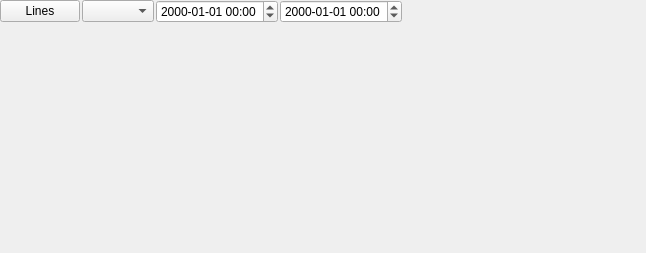
<?xml version="1.0" encoding="UTF-8"?>
<ui version="4.0">
 <class>TimeSeriesView</class>
 <widget class="QWidget" name="TimeSeriesView">
  <property name="geometry">
   <rect>
    <x>0</x>
    <y>0</y>
    <width>646</width>
    <height>253</height>
   </rect>
  </property>
  <property name="windowTitle">
   <string>Time Series</string>
  </property>
  <layout class="QVBoxLayout" name="verticalLayout">
   <property name="spacing">
    <number>2</number>
   </property>
   <property name="margin">
    <number>0</number>
   </property>
   <item>
    <layout class="QHBoxLayout" name="horizontalLayout">
     <item>
      <widget class="QPushButton" name="buttonLinesMenu">
       <property name="text">
        <string>Lines</string>
       </property>
      </widget>
     </item>
     <item>
      <widget class="QComboBox" name="comboWhatToPlot"/>
     </item>
     <item>
      <widget class="MiDateTimeEdit" name="timeFrom">
       <property name="currentSection">
        <enum>QDateTimeEdit::YearSection</enum>
       </property>
       <property name="displayFormat">
        <string>yyyy-MM-dd hh:mm</string>
       </property>
      </widget>
     </item>
     <item>
      <widget class="MiDateTimeEdit" name="timeTo">
       <property name="currentSection">
        <enum>QDateTimeEdit::YearSection</enum>
       </property>
       <property name="displayFormat">
        <string>yyyy-MM-dd hh:mm</string>
       </property>
      </widget>
     </item>
     <item>
      <spacer name="horizontalSpacer">
       <property name="orientation">
        <enum>Qt::Horizontal</enum>
       </property>
       <property name="sizeHint" stdset="0">
        <size>
         <width>40</width>
         <height>20</height>
        </size>
       </property>
      </spacer>
     </item>
    </layout>
   </item>
   <item>
    <widget class="TSglwidget" name="plot" native="true">
     <property name="sizePolicy">
      <sizepolicy hsizetype="Expanding" vsizetype="Expanding">
       <horstretch>0</horstretch>
       <verstretch>0</verstretch>
      </sizepolicy>
     </property>
     <property name="minimumSize">
      <size>
       <width>300</width>
       <height>200</height>
      </size>
     </property>
    </widget>
   </item>
  </layout>
 </widget>
 <customwidgets>
  <customwidget>
   <class>MiDateTimeEdit</class>
   <extends>QDateTimeEdit</extends>
   <header>util/MiDateTimeEdit.hh</header>
  </customwidget>
  <customwidget>
   <class>TSglwidget</class>
   <extends>QWidget</extends>
   <header>qtimeseries/TSglwidget.h</header>
   <container>1</container>
  </customwidget>
 </customwidgets>
 <resources/>
 <connections>
  <connection>
   <sender>timeFrom</sender>
   <signal>dateTimeChanged(QDateTime)</signal>
   <receiver>TimeSeriesView</receiver>
   <slot>onDateFromChanged(QDateTime)</slot>
   <hints>
    <hint type="sourcelabel">
     <x>319</x>
     <y>19</y>
    </hint>
    <hint type="destinationlabel">
     <x>465</x>
     <y>4</y>
    </hint>
   </hints>
  </connection>
  <connection>
   <sender>timeTo</sender>
   <signal>dateTimeChanged(QDateTime)</signal>
   <receiver>TimeSeriesView</receiver>
   <slot>onDateToChanged(QDateTime)</slot>
   <hints>
    <hint type="sourcelabel">
     <x>469</x>
     <y>17</y>
    </hint>
    <hint type="destinationlabel">
     <x>615</x>
     <y>4</y>
    </hint>
   </hints>
  </connection>
  <connection>
   <sender>comboWhatToPlot</sender>
   <signal>currentIndexChanged(int)</signal>
   <receiver>TimeSeriesView</receiver>
   <slot>onRadioPlot()</slot>
   <hints>
    <hint type="sourcelabel">
     <x>260</x>
     <y>20</y>
    </hint>
    <hint type="destinationlabel">
     <x>92</x>
     <y>31</y>
    </hint>
   </hints>
  </connection>
 </connections>
 <slots>
  <slot>onRadioPlot()</slot>
  <slot>onDateFromChanged(QDateTime)</slot>
  <slot>onDateToChanged(QDateTime)</slot>
  <slot>onButtonAdd()</slot>
  <slot>onButtonRemove()</slot>
 </slots>
</ui>
